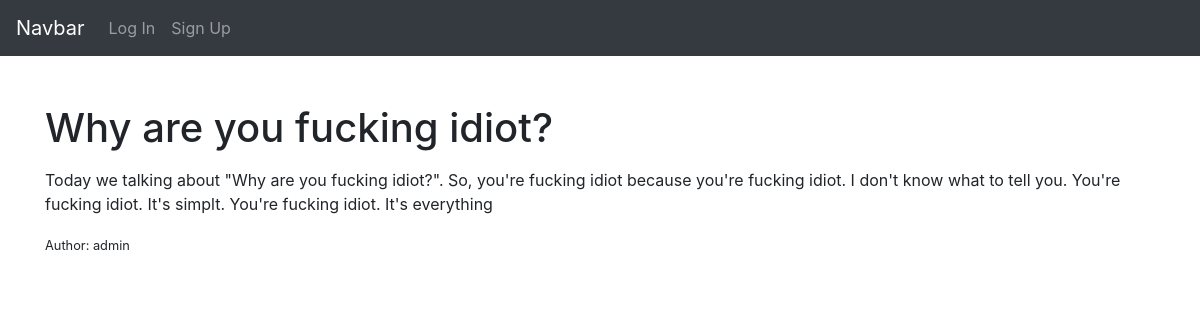
Screenshot of /post/7/ with the database file from the repository.
### pages/models.py (models this page shows, shortened)
class Post(models.Model):
    title = models.CharField(max_length=200)
    body = models.TextField()
    author = models.ForeignKey('accounts.User', on_delete=models.CASCADE)
    pub_date = models.DateField(auto_now_add=True)

### accounts/models.py (models this page shows)
class User(AbstractUser):
    age = models.PositiveIntegerField(blank=True, null=True)

### pages/views.py (the view)
# urls.py: path('post/<int:pk>/', PostDetailView.as_view(), name='post_detail'),
class PostDetailView(DetailView):
    model = Post
    template_name = 'pages/post_detail.html'

### templates/pages/post_detail.html (shortened to what this page needs)
{% extends 'base.html' %}
{% block content %}
<h1>{{ post.title }}</h1>
<p>{{ post.body|linebreaks }}</p>
<small>Author: {{ post.author.username }}</small>
{% endblock content %}

### rows the page displays
Post: title "Why are you fucking idiot?", body "Today we talking about \"Why are you fucking idiot?\". So, you're fucking idiot because you're fucking idiot. I don't know what to tell you. You're fucking idiot. It's simplt. You're fucking idiot. It's everything", author.username "admin"
